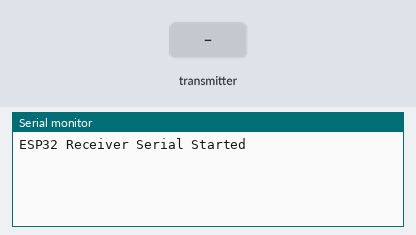
A sketch run on a simulated ESP32. Parts: the last lines printed to the serial monitor. Inputs (shaded band) come from the test bench.

Above: at 1.2 s.
1.3 s: the transmitter starts sending id = 0
At 1.61 s:
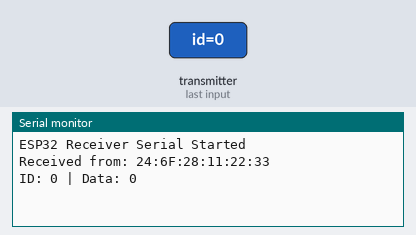
2.8 s: the transmitter starts sending data = 1024
At 3.11 s:
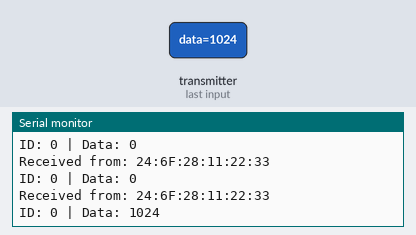
4.3 s: the transmitter starts sending id = 1
At 4.61 s:
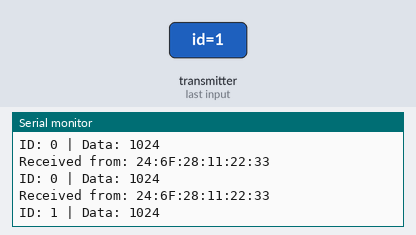
5.8 s: the transmitter starts sending data = 0
At 6.11 s:
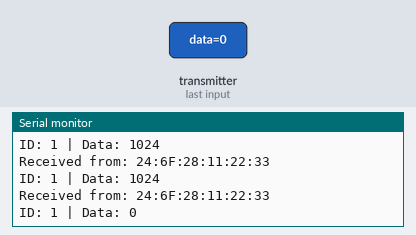

Measured:
- after the input at 1.3 s, the serial monitor: prints a new line at once (image 1)
- after the input at 2.8 s, the serial monitor: prints a new line at once (image 2)
- after the input at 4.3 s, the serial monitor: prints a new line at once (image 3)
- after the input at 5.8 s, the serial monitor: prints a new line at once (image 4)

The sketch:

ESP32Receiver.ino
```cpp
#include <WiFi.h>
#include <esp_now.h>

typedef struct struct_message {
  int id;
  int data;
} struct_message;


uint8_t receiverAddress[] = {0xFF, 0xFF, 0xFF, 0xFF, 0xFF, 0xFF}; // Replace with actual MAC if needed
struct_message myData;
struct_message incomingData;

String inputString = "";

void OnDataSent(const uint8_t *mac_addr, esp_now_send_status_t status) {
  // Serial.print("Send Status: ");
  // Serial.println(status == ESP_NOW_SEND_SUCCESS ? "Success" : "Fail");
}

void OnDataRecv(const esp_now_recv_info_t *recvInfo, const uint8_t *data, int len) {
  memcpy(&incomingData, data, sizeof(incomingData));

  char macStr[18];
  snprintf(macStr, sizeof(macStr), "%02X:%02X:%02X:%02X:%02X:%02X",
            recvInfo->src_addr[0], recvInfo->src_addr[1], recvInfo->src_addr[2],
            recvInfo->src_addr[3], recvInfo->src_addr[4], recvInfo->src_addr[5]);

  Serial.print("Received from: ");
  Serial.println(macStr);
  Serial.print("ID: ");
  Serial.print(incomingData.id);
  Serial.print(" | Data: ");
  Serial.println(incomingData.data);
}

void setup() {
  Serial.begin(115200);
  Serial.println("ESP32 Receiver Serial Started");

  WiFi.mode(WIFI_STA);
  if (esp_now_init() != ESP_OK) {
    Serial.println("Error initializing ESP-NOW");
    return;
  }
  esp_now_register_send_cb(OnDataSent);
  esp_now_peer_info_t peerInfo = {};
  memcpy(peerInfo.peer_addr, receiverAddress, 6);
  peerInfo.channel = 0;
  peerInfo.encrypt = false;
  if (!esp_now_is_peer_exist(receiverAddress)) {
    esp_now_add_peer(&peerInfo);
  }
  esp_now_register_recv_cb(OnDataRecv);
}

void loop() {
  delay(10);
}
```
